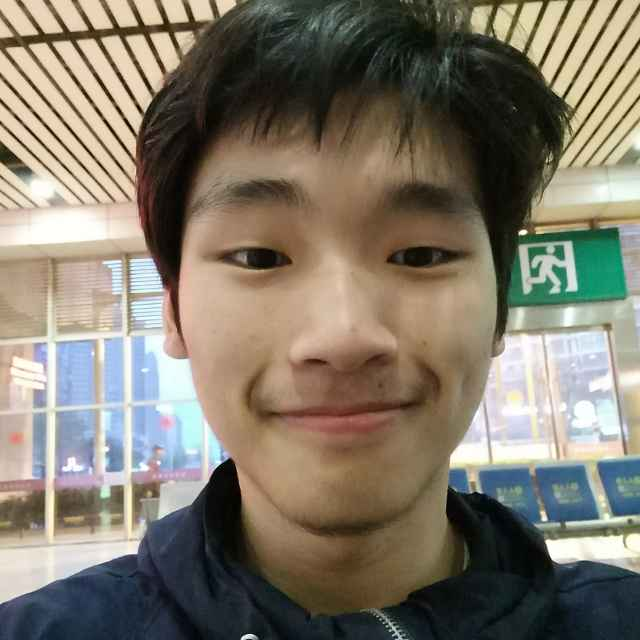
#> input picture data/handsome.jpg, 640 x 640 px
$ python affineHandle.py
#> lines starting #> are read from the running program, lines starting #| are printed output that depends on the picture
# -*- coding=utf-8 -*-
import cv2
import numpy as np

# 读取一张廖舟的自拍照
img = cv2.imread('data/handsome.jpg')
#> img is the input picture: shape (640, 640, 3); mean B, G, R 107, 121.1, 128.6

# 沿着横纵轴放大1.6 倍，然后平移(-150, -240)，最后沿原图大小截取，等效于裁剪并放大。
M_corp_liaozhou = np.array([
	[1.6, 0, -150],
	[0, 1.6, -240]
], dtype = np.float32)

img_liaozhou = cv2.warpAffine(img, M_corp_liaozhou, (640, 640))
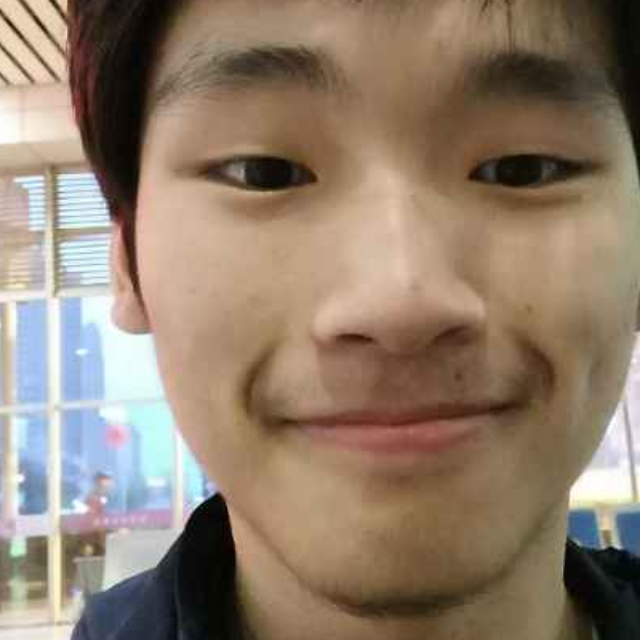
#> img_liaozhou: shape (640, 640, 3); mean B, G, R 108.8, 126.3, 144.2

cv2.imwrite('output/handsome_corp.jpg', img_liaozhou)
# cv2.imshow('handsome_corp', img_liaozhou)

# x 轴的剪切变换，角度15
theta = 15 * np.pi / 180
M_shear = np.array([
	[1, np.tan(theta), 0],
	[0, 1, 0]
], dtype=np.float32)

img_sheared = cv2.warpAffine(img, M_shear, (640, 640))
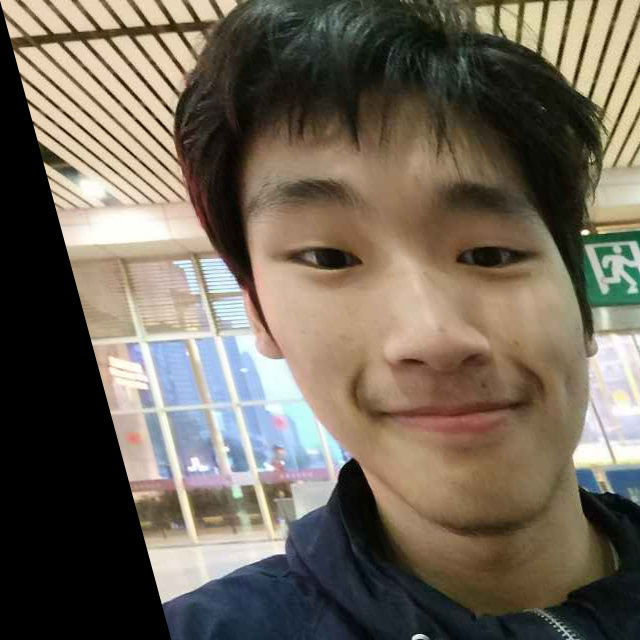
#> img_sheared: shape (640, 640, 3); mean B, G, R 89.1, 102.3, 111.6
cv2.imwrite('output/handsome_sheared.jpg', img_sheared)
# cv2.imshow('handsome_sheared', img_sheared)

# 顺时针旋转，角度15
M_rotate = np.array([
	[np.cos(theta), -np.sin(theta), 0],
	[np.sin(theta), np.cos(theta), 0]
], dtype=np.float32)

img_rotate = cv2.warpAffine(img, M_rotate, (640, 640))
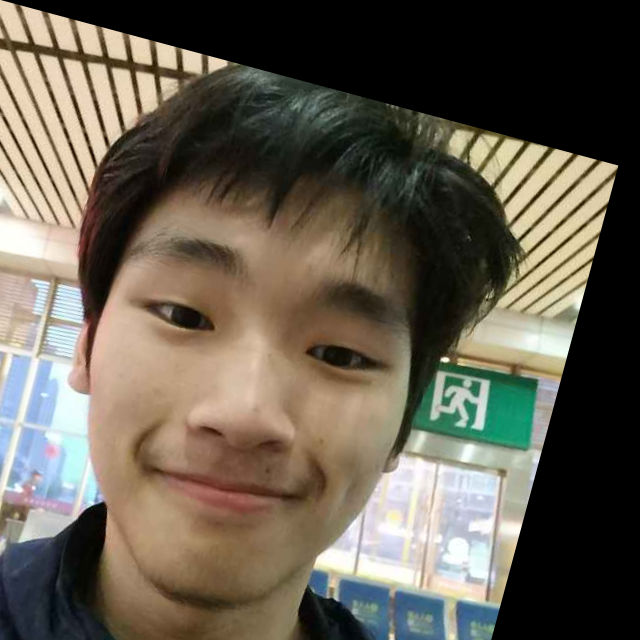
#> img_rotate: shape (640, 640, 3); mean B, G, R 80.9, 94.1, 101.6
cv2.imwrite('output/handsome_rotate.jpg', img_rotate)
# cv2.imshow('handsome_rotate', img_rotate)

# 某种变换，具体旋转+缩放+旋转组合可以通过SVD分解理解
M = np.array([
	[1, 1.5, -400],
	[0.5, 2, -100]
], dtype=np.float32)

img_transformed = cv2.warpAffine(img, M, (640, 640))
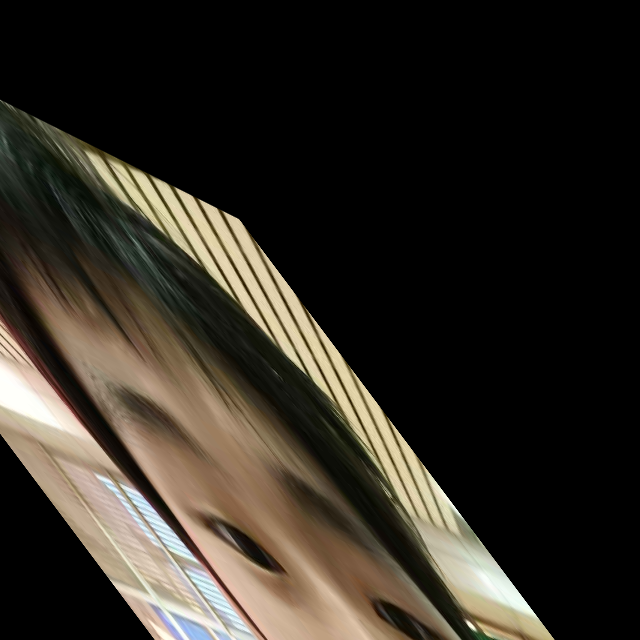
#> img_transformed: shape (640, 640, 3); mean B, G, R 36.1, 44.3, 49.4
cv2.imwrite('output/handsome_transformed.jpg', img_transformed)
cv2.imshow('handsome_transformed', img_transformed)

cv2.waitKey()

$ run again, with data/beauty_boy.jpg copied over data/handsome.jpg
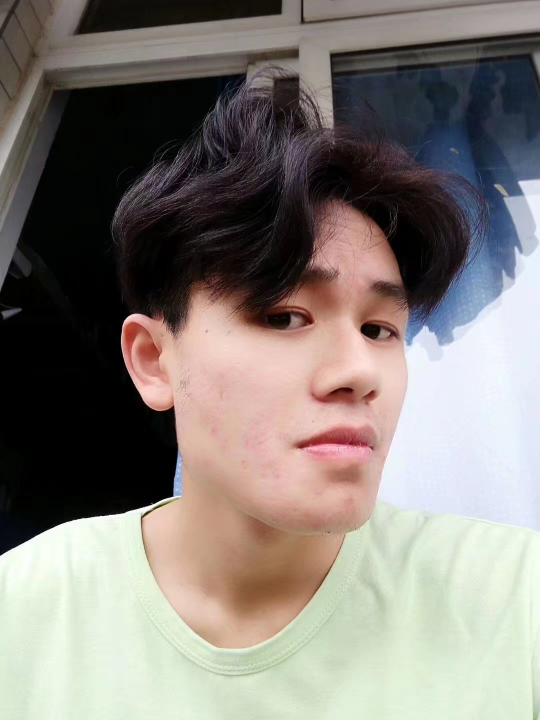
#> input picture data/beauty_boy.jpg, 1080 x 1440 px (shown at 1/2 size)
#> img is the input picture: shape (1440, 1080, 3); mean B, G, R 120.5, 126, 132.5
#> `img_rotate = cv2.warpAffine(img, M_rotate, (640, 640))`:
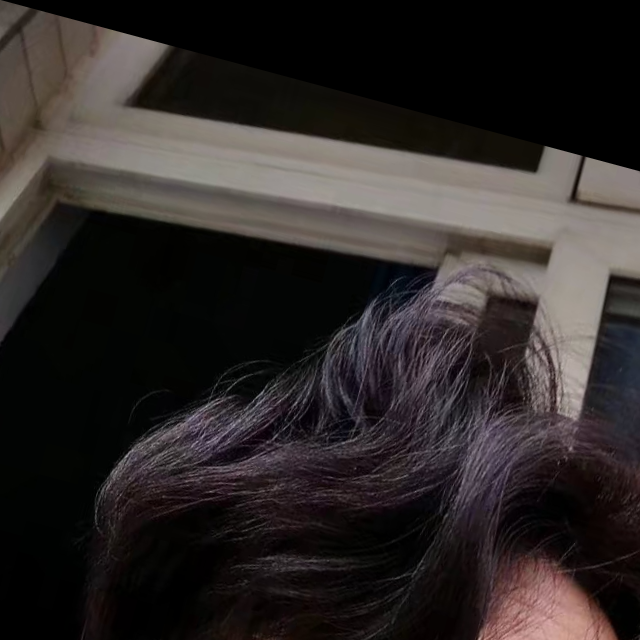
#> img_rotate: shape (640, 640, 3); mean B, G, R 39.3, 40.3, 45.4
#> `img_transformed = cv2.warpAffine(img, M, (640, 640))`:
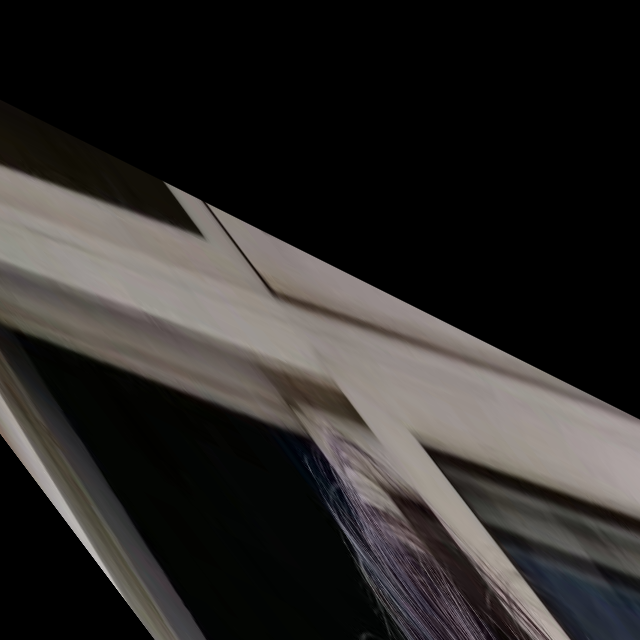
#> img_transformed: shape (640, 640, 3); mean B, G, R 40.4, 42.2, 44.7

$ run again, with data/left1.jpg copied over data/handsome.jpg
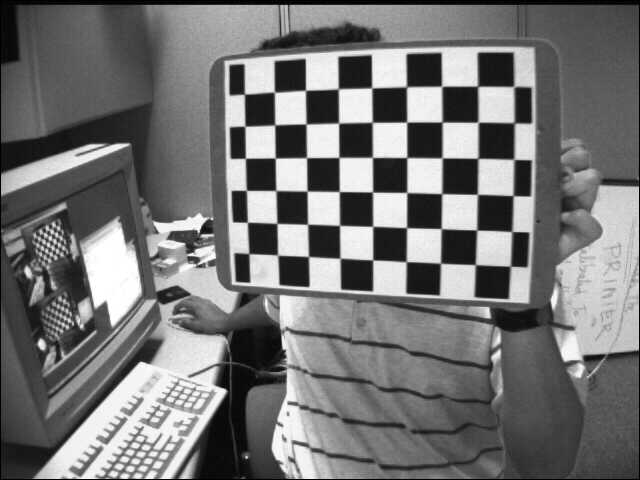
#> input picture data/left1.jpg, 640 x 480 px
#> img is the input picture: shape (480, 640, 3); min 0, max 255, mean 116.6
#> `img_rotate = cv2.warpAffine(img, M_rotate, (640, 640))`:
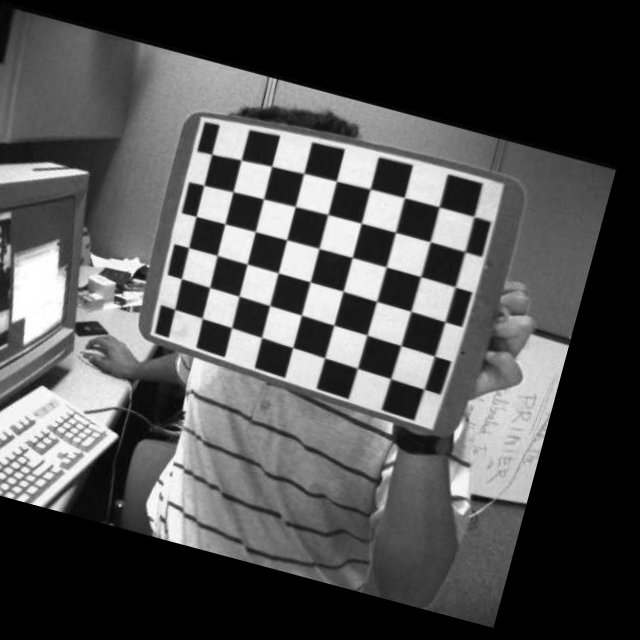
#> img_rotate: shape (640, 640, 3); min 0, max 255, mean 80.3
#> `img_transformed = cv2.warpAffine(img, M, (640, 640))`:
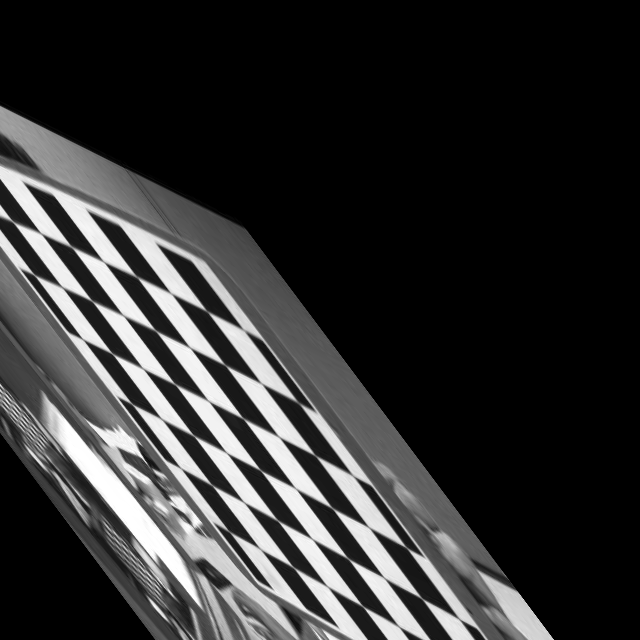
#> img_transformed: shape (640, 640, 3); min 0, max 255, mean 49.2

$ run again, with data/left10.jpg copied over data/handsome.jpg
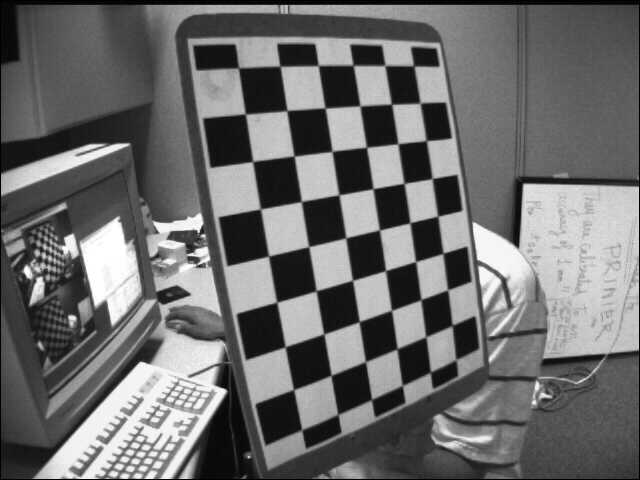
#> input picture data/left10.jpg, 640 x 480 px
#> img is the input picture: shape (480, 640, 3); min 0, max 255, mean 108.6
#> `img_rotate = cv2.warpAffine(img, M_rotate, (640, 640))`:
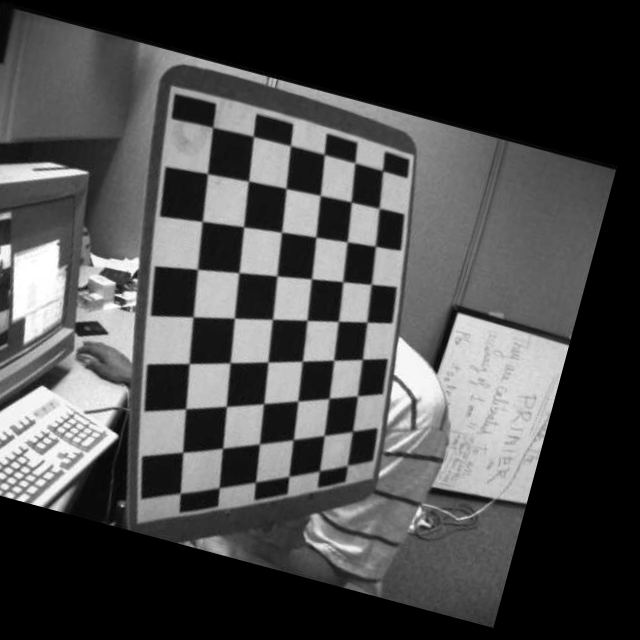
#> img_rotate: shape (640, 640, 3); min 0, max 255, mean 74.7
#> `img_transformed = cv2.warpAffine(img, M, (640, 640))`:
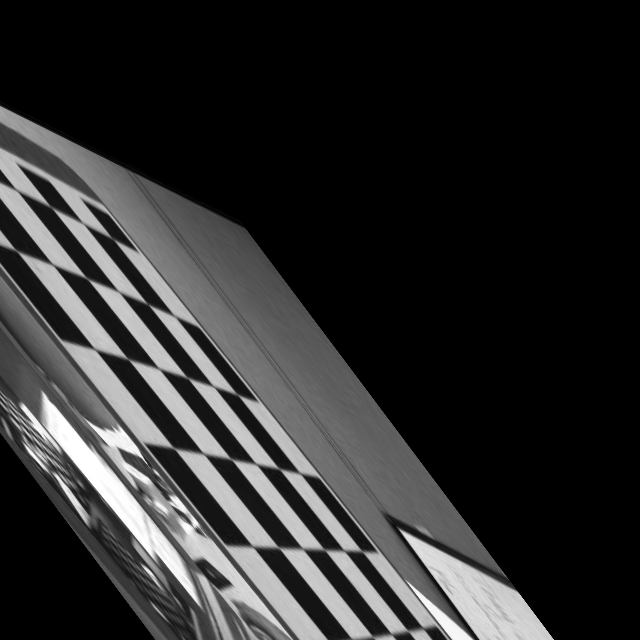
#> img_transformed: shape (640, 640, 3); min 0, max 255, mean 44.8
